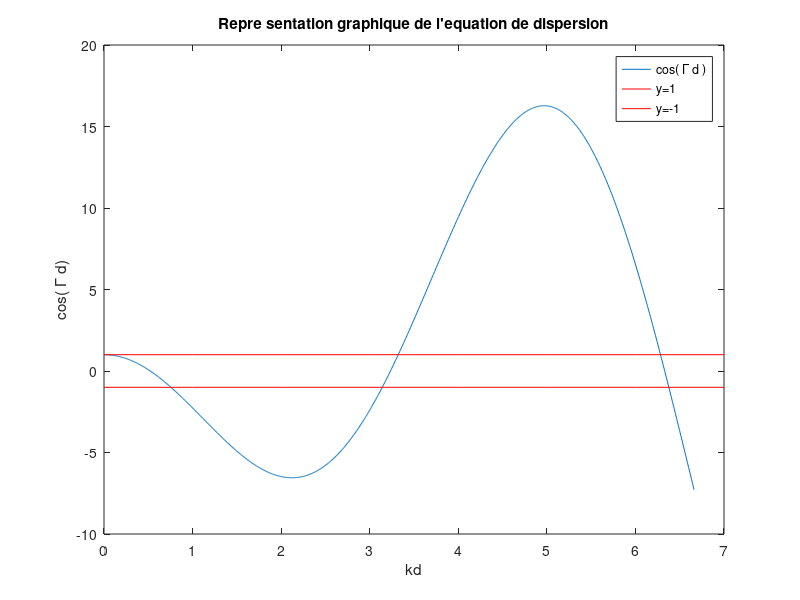

MATLAB code to generate this figure:
%avril 2014 
%diagramme de dispersion, impédance, ... pour la corde avec N masses


clear all; close all; %clc;

%	CONSTANTES
%=========================

d = 1.5*10^(-2); %longueur de la corde entre 2 masses en m
T = 100; %tension de la corde en N
u = 0.020; %masse linéique en kg/m
M = 2*10^(-3); %masse d'un plomb en kg

c = sqrt(T/u);
Zc = sqrt(u*T) ; %impédance caractéristique
Ze(1,1,:) = 0; %impedance d'entrée

freq = 0:5.1:5000;
f = zeros(1,1,length(freq));
f(1,1,:) = freq;
w = 2*pi*f;
k = w/c;

siz = length(f);


%	MATRICES DE TRANSFERT
%==================================

%POUR LE FIL
transfert_fil=[ cos(k*d/2) i*Zc*sin(k*d/2) ; i/Zc*sin(k*d/2) cos(k*d/2)];


%POUR LA DISCONTINUITE (MASSE)
transfert_masse = [1*ones(1,1,siz) i*w.*M ; zeros(1,1,siz) ones(1,1,siz)];

%FIL + DISCONTINUTÉ + FIL (symetrie et reciprocite)

for z = 1:siz
transfert_cellule(:,:,z) = transfert_fil(:,:,z)*transfert_masse(:,:,z)*transfert_fil(:,:,z);
end

%	RELATION DE DISPERSION
%==================================

for z = 1:siz
COS_GAMMAD(1,1,z) = (transfert_cellule(1,1,z)+transfert_cellule(2,2,z))./2;
end

y(1,:) = COS_GAMMAD(1,1,:);
x(1,:) = k(1,1,:).*d;

fct1 = @(x) 1;
fct2 = @(x) -1;

plot(x,y,'-');
hold on
fplot(fct1,[0 7], '-r');
hold on
fplot(fct2,[0 7], '-r');

legend('cos( \Gamma d )','y=1','y=-1');
xlabel('kd');
ylabel('cos( \Gamma d)');
title("Repre	sentation graphique de l'equation de dispersion");
print -dpng coucou.png


%~ %figure(2)
%~ 
%~ COS_GAMMAD_2 = cos(k*d) - (w.*M./Zc).*0.5.*sin(k*d) ;
%~ y(1,:) = COS_GAMMAD_2(1,1,:); 
%~ %plot(x,y,'-');
%~ 
%~ 
%~ res = c/(2*d)
%~ res2 = 2*res
%~ 
%~ figure(4)
%~ GAMMAD = acos(COS_GAMMAD);
%~ x(1,:) = real(GAMMAD);
%~ y(1,:) = k(1,1,:).*d;
%~ plot(x,y);
%~ %axis([0 3 0 3]);
%~ xlabel("Re(Kd)");
%~ ylabel("kd")
%~ 
%~ 
%~ figure(5)
%~ x(1,:) = imag(GAMMAD);
%~ plot(x,y);
%~ %axis([-0.003 0 0 7]);
%~ xlabel("Im(Kd)");
%~ ylabel("kd")

%admittance
%figure(3)
%x(1,:) = w(1,1,:);
%ye(1,:) = 1./Ze(1,1,:);


%plot(x(1,:),abs(ye(1,:)),'-');
%res = (1/sqrt(L*C))
%title('admittance')
























